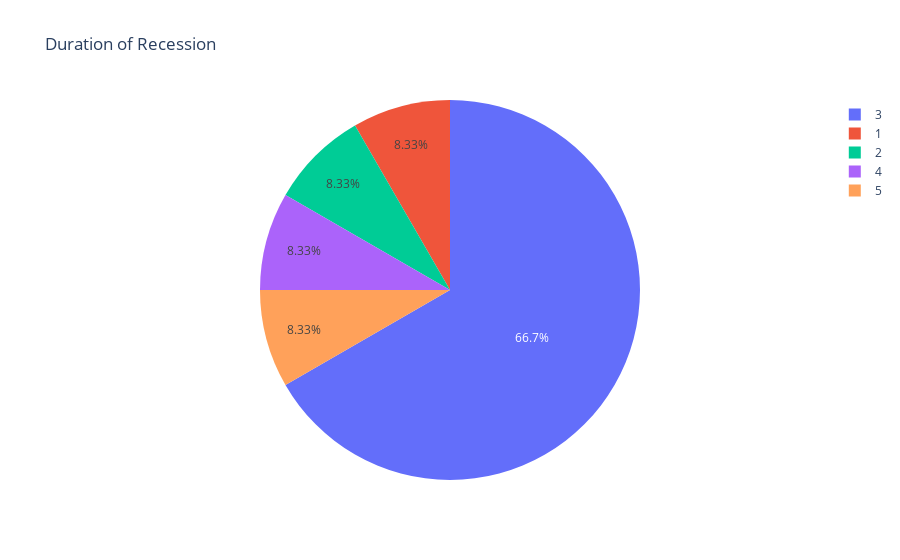
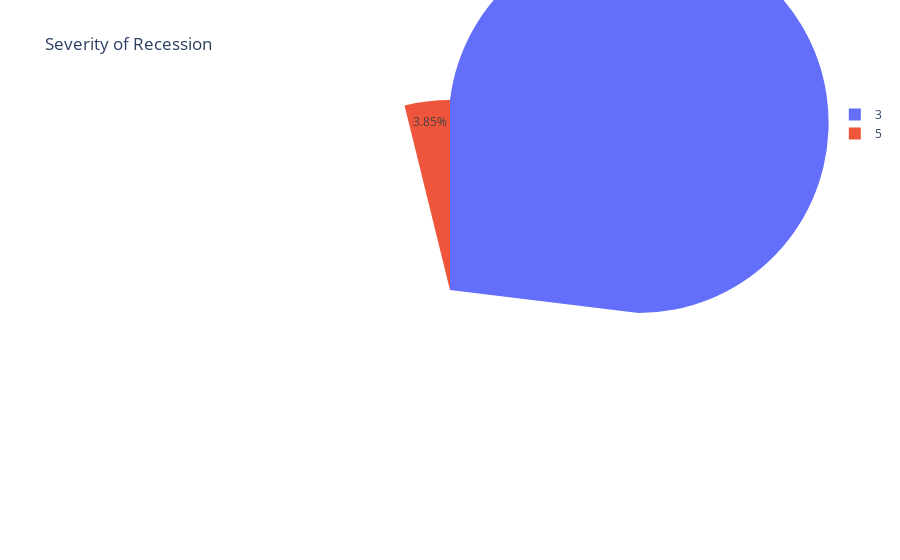

Here is the notebook cell these charts were saved with, in order:
### Code cell
import plotly.graph_objects as go

# Assuming you have already defined quarterly_data, recession_periods, recession_duration, and recession_severity

# Create a pie chart for recession duration
fig_duration = go.Figure(data=[go.Pie(labels=recession_duration.index, values=recession_duration)])

# Update layout for duration pie chart
fig_duration.update_layout(title='Duration of Recession',
                           showlegend=True)

# Create a pie chart for recession severity
fig_severity = go.Figure(data=[go.Pie(labels=recession_severity.index, values=recession_severity)])

# Update layout for severity pie chart
fig_severity.update_layout(title='Severity of Recession',
                           showlegend=True)

# Display the pie charts
fig_duration.show()
fig_severity.show()

### Figure 1 — Plotly figure (JSON) as saved in the notebook; plotly's stock layout.template omitted (floating-point values rounded to 4 significant figures)
{"data": [{"labels": [1, 2, 3, 4, 5], "type": "pie", "values": [1, 1, 8, 1, 1]}], "layout": {"autosize": true, "showlegend": true, "title": {"text": "Duration of Recession"}}}

### Figure 2 — Plotly figure (JSON) as saved in the notebook; plotly's stock layout.template omitted (floating-point values rounded to 4 significant figures)
{"data": [{"labels": [1, 2, 3, 4, 5], "type": "pie", "values": [-2.4, -2.9, 6.3, -0.1667, 0.03333]}], "layout": {"autosize": true, "showlegend": true, "title": {"text": "Severity of Recession"}}}
